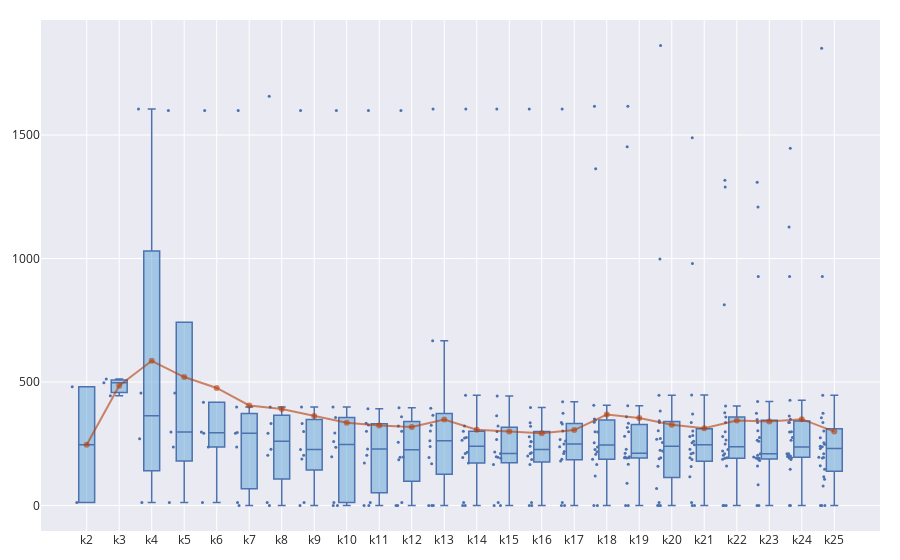

Notebook code for this chart:
### Code cell
plot_elbow(DTAI_kMedoids_centres, alg='KUMAP', mode = 'Total_Score', line_type='w_avg')

### Figure 1 — Plotly figure (JSON) as saved in the notebook; plotly's stock layout.template omitted (floating-point values rounded to 4 significant figures; data arrays with more than 128 entries replaced by an {"elided": "..."} marker saying what was removed)
{"data": [{"boxpoints": "all", "fillcolor": "rgba(93, 164, 214, 0.5)", "jitter": 0.5, "line": {"width": 1.5}, "marker": {"size": 3}, "type": "box", "whiskerwidth": 0.5, "x": {"elided": "324 str values"}, "y": {"elided": "324 float values"}}, {"marker": {"color": "rgba(181, 60, 9, .6)"}, "mode": "lines+markers", "name": "Average", "type": "scatter", "x": ["k2", "k3", "k4", "k5", "k6", "k7", "k8", "k9", "k10", "k11", "k12", "k13", "k14", "k15", "k16", "k17", "k18", "k19", "k20", "k21", "k22", "k23", "k24", "k25"], "y": [245.9, 484.7, 585.7, 520.1, 475.8, 404.7, 390.2, 362.1, 335.2, 324.0, 318.2, 347.8, 306.5, 299.4, 292.6, 305.3, 368.3, 354.0, 326.5, 312.4, 344.3, 340.1, 349.5, 299.0]}], "layout": {"autosize": true, "margin": {"b": 20, "l": 20, "r": 20, "t": 20}, "showlegend": false, "xaxis": {"autorange": true, "range": [-1.35, 24.35], "type": "category"}, "yaxis": {"autorange": true, "range": [-103.5, 1966.0], "type": "linear"}}}
